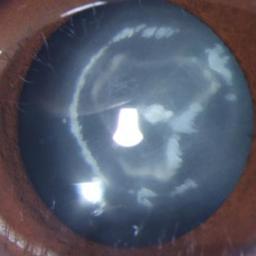
#> input picture extraction/canny/images/20110412-86-749.jpg, 256 x 256 px; its folder holds only this picture in this run
$ python canny.py
#> lines starting #> are read from the running program, lines starting #| are printed output that depends on the picture
#> further down, imgSrc is the input picture: shape (256, 256, 3); mean B, G, R 105.6, 91.2, 87.6
# coding: utf-8
import cv2
import os
import matplotlib.pyplot as plt
#********************Canny边缘检测*****************************
def edge_canny(src, threshold1, threshold2 ):
#> called with threshold1 = 20, threshold2 = 30
    grayImg = cv2.cvtColor(src, cv2.COLOR_BGR2GRAY)                 # 将图像转化为灰度图像
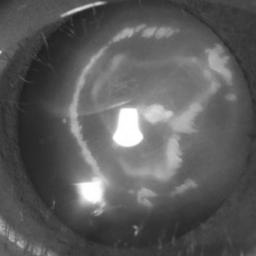
#> grayImg: shape (256, 256); min 27, max 255, mean 91.8
    kernelSize = (3, 3)                                             # 设置卷积核大小
    gausBlurImg = cv2.GaussianBlur(grayImg, kernelSize, 0 )         # 高斯滤波
    cannyImg = cv2.Canny( gausBlurImg, threshold1, threshold2 )
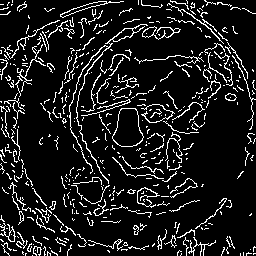
#> cannyImg: shape (256, 256); 11% white in thin lines or dots
    return cannyImg

#********************主函数*****************************
if __name__ == '__main__':
    images = os.listdir('./images/')
    for image in images:
        imgSrc = cv2.imread( "./images/"+image )
        cannyImg = edge_canny( imgSrc, 20, 30 )
        cv2.imwrite('./features/'+image, cannyImg)

$ run again, on extraction/canny/images/20140310-6725-75907.jpg
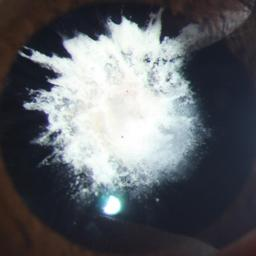
#> input picture extraction/canny/images/20140310-6725-75907.jpg, 256 x 256 px
#> imgSrc is the input picture: shape (256, 256, 3); mean B, G, R 103.3, 98, 94.7
#> in edge_canny, `grayImg = cv2.cvtColor(src, cv2.COLOR_BGR2GRAY)`:
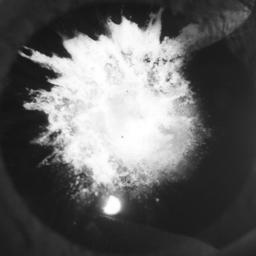
#> grayImg: shape (256, 256); min 11, max 255, mean 97.6
#> in edge_canny, `cannyImg = cv2.Canny( gausBlurImg, threshold1, threshold2 )`:
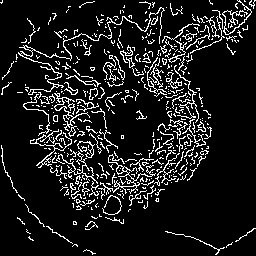
#> cannyImg: shape (256, 256); 11.1% white in thin lines or dots

$ run again, on extraction/canny/images/20140408-7004-78357.jpg
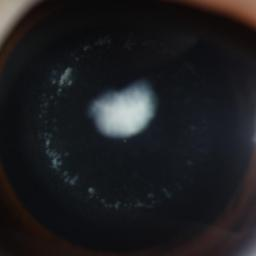
#> input picture extraction/canny/images/20140408-7004-78357.jpg, 256 x 256 px
#> imgSrc is the input picture: shape (256, 256, 3); mean B, G, R 31.4, 28.9, 29
#> in edge_canny, `cannyImg = cv2.Canny( gausBlurImg, threshold1, threshold2 )`:
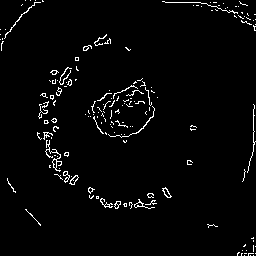
#> cannyImg: shape (256, 256); 2.7% white in thin lines or dots

$ run again, on extraction/canny/images/20110718-585-8901.jpg
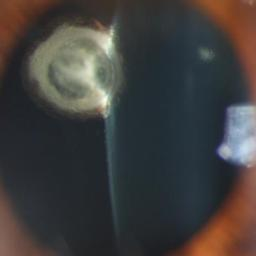
#> input picture extraction/canny/images/20110718-585-8901.jpg, 256 x 256 px
#> imgSrc is the input picture: shape (256, 256, 3); mean B, G, R 61.2, 62.4, 64.6
#> in edge_canny, `grayImg = cv2.cvtColor(src, cv2.COLOR_BGR2GRAY)`:
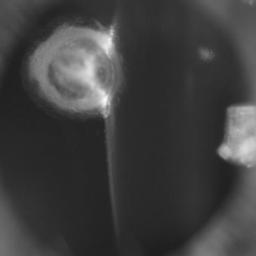
#> grayImg: shape (256, 256); min 30, max 251, mean 62.9
#> in edge_canny, `cannyImg = cv2.Canny( gausBlurImg, threshold1, threshold2 )`:
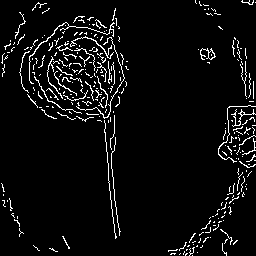
#> cannyImg: shape (256, 256); 5.3% white in thin lines or dots

$ run again, on extraction/canny/images/20111121-388-5621.jpg
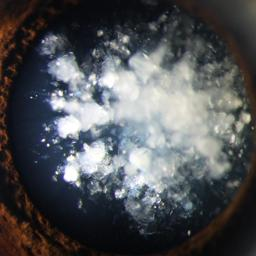
#> input picture extraction/canny/images/20111121-388-5621.jpg, 256 x 256 px
#> imgSrc is the input picture: shape (256, 256, 3); mean B, G, R 86.3, 83.2, 81.1
#> in edge_canny, `grayImg = cv2.cvtColor(src, cv2.COLOR_BGR2GRAY)`:
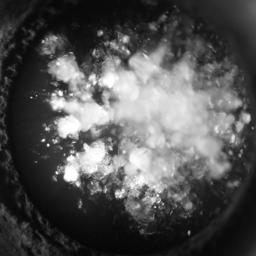
#> grayImg: shape (256, 256); min 2, max 255, mean 82.9
#> in edge_canny, `cannyImg = cv2.Canny( gausBlurImg, threshold1, threshold2 )`:
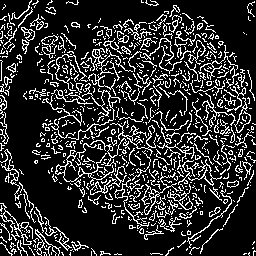
#> cannyImg: shape (256, 256); 18.4% white in thin lines or dots
